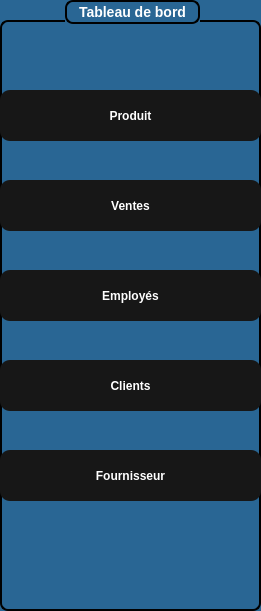
   <widget class="QGroupBox" name="groupBox_2">
    <property name="geometry">
     <rect>
      <x>10</x>
      <y>10</y>
      <width>261</width>
      <height>611</height>
     </rect>
    </property>
    <property name="styleSheet">
     <string notr="true">QGroupBox {
    background-color: rgb(41, 102, 148);   /* blue background */
    border: 2px solid black;               /* black border, 2px wide */
    border-radius: 8px;                    /* rounded corners */
    margin-top: 20px;                      /* space for the title */
    color: white;                          /* title text color */
    font-weight: bold;
    font-size: 14px;
}

QGroupBox::title {
 border: 2px solid black;               /* black border, 2px wide */
    border-radius: 8px;     
background-color: rgb(41, 102, 148);
    subcontrol-origin: margin;
    subcontrol-position: top center;       /* title centered */
    padding: 2px 10px;
}</string>
    </property>
    <property name="title">
     <string>Tableau de bord</string>
    </property>
    <widget class="QPushButton" name="btnProd">
     <property name="geometry">
      <rect>
       <x>0</x>
       <y>90</y>
       <width>261</width>
       <height>51</height>
      </rect>
     </property>
     <property name="styleSheet">
      <string notr="true">#btnProd {
    font-family: Arial, Helvetica, sans-serif;
    font-weight: bold;
    color: white;
    background-color: #171717;
    padding: 10px 20px;
    border: none;
    border-radius: 10px;
}

#btnProd:hover {
    background-color: #0c66ed; /* hover effect */
}

#btnProd:pressed {
    background-color: #094bb0; /* pressed effect */
}

</string>
     </property>
     <property name="text">
      <string>Produit</string>
     </property>
    </widget>
    <widget class="QPushButton" name="on_btnvente_clicked">
     <property name="geometry">
      <rect>
       <x>0</x>
       <y>180</y>
       <width>261</width>
       <height>51</height>
      </rect>
     </property>
     <property name="styleSheet">
      <string notr="true">#on_btnvente_clicked {
    font-family: Arial, Helvetica, sans-serif;
    font-weight: bold;
    color: white;
    background-color: #171717;
    padding: 10px 20px;
    border: none;
    border-radius: 10px;
}

#on_btnvente_clicked:hover {
    background-color: #0c66ed; /* hover effect */
}

#on_btnvente_clicked:pressed {
    background-color: #094bb0; /* pressed effect */
}
</string>
     </property>
     <property name="text">
      <string>Ventes</string>
     </property>
    </widget>
    <widget class="QPushButton" name="btnemployer">
     <property name="geometry">
      <rect>
       <x>0</x>
       <y>270</y>
       <width>261</width>
       <height>51</height>
      </rect>
     </property>
     <property name="styleSheet">
      <string notr="true">#btnemployer {
    font-family: Arial, Helvetica, sans-serif;
    font-weight: bold;
    color: white;
    background-color: #171717;
    padding: 10px 20px;
    border: none;
    border-radius: 10px;
}

#btnemployer:hover {
    background-color: #0c66ed; /* hover effect */
}

#btnemployer:pressed {
    background-color: #094bb0; /* pressed effect */
}
</string>
     </property>
     <property name="text">
      <string>Employés</string>
     </property>
    </widget>
    <widget class="QPushButton" name="pushButton_11">
     <property name="geometry">
      <rect>
       <x>0</x>
       <y>360</y>
       <width>261</width>
       <height>51</height>
      </rect>
     </property>
     <property name="styleSheet">
      <string notr="true">#pushButton_11 {
    font-family: Arial, Helvetica, sans-serif;
    font-weight: bold;
    color: white;
    background-color: #171717;
    padding: 10px 20px;
    border: none;
    border-radius: 10px;
}

#pushButton_11:hover {
    background-color: #0c66ed; /* hover effect */
}

#pushButton_11:pressed {
    background-color: #094bb0; /* pressed effect */
}
</string>
     </property>
     <property name="text">
      <string>Clients</string>
     </property>
    </widget>
    <widget class="QPushButton" name="btnFour">
     <property name="geometry">
      <rect>
       <x>0</x>
       <y>450</y>
       <width>261</width>
       <height>51</height>
      </rect>
     </property>
     <property name="styleSheet">
      <string notr="true">#btnFour {
    font-family: Arial, Helvetica, sans-serif;
    font-weight: bold;
    color: white;
    background-color: #171717;
    padding: 10px 20px;
    border: none;
    border-radius: 10px;
}

#btnFour:hover {
    background-color: #0c66ed; /* hover effect */
}

#btnFour:pressed {
    background-color: #094bb0; /* pressed effect */
}
</string>
     </property>
     <property name="text">
      <string>Fournisseur</string>
     </property>
    </widget>
   </widget>
